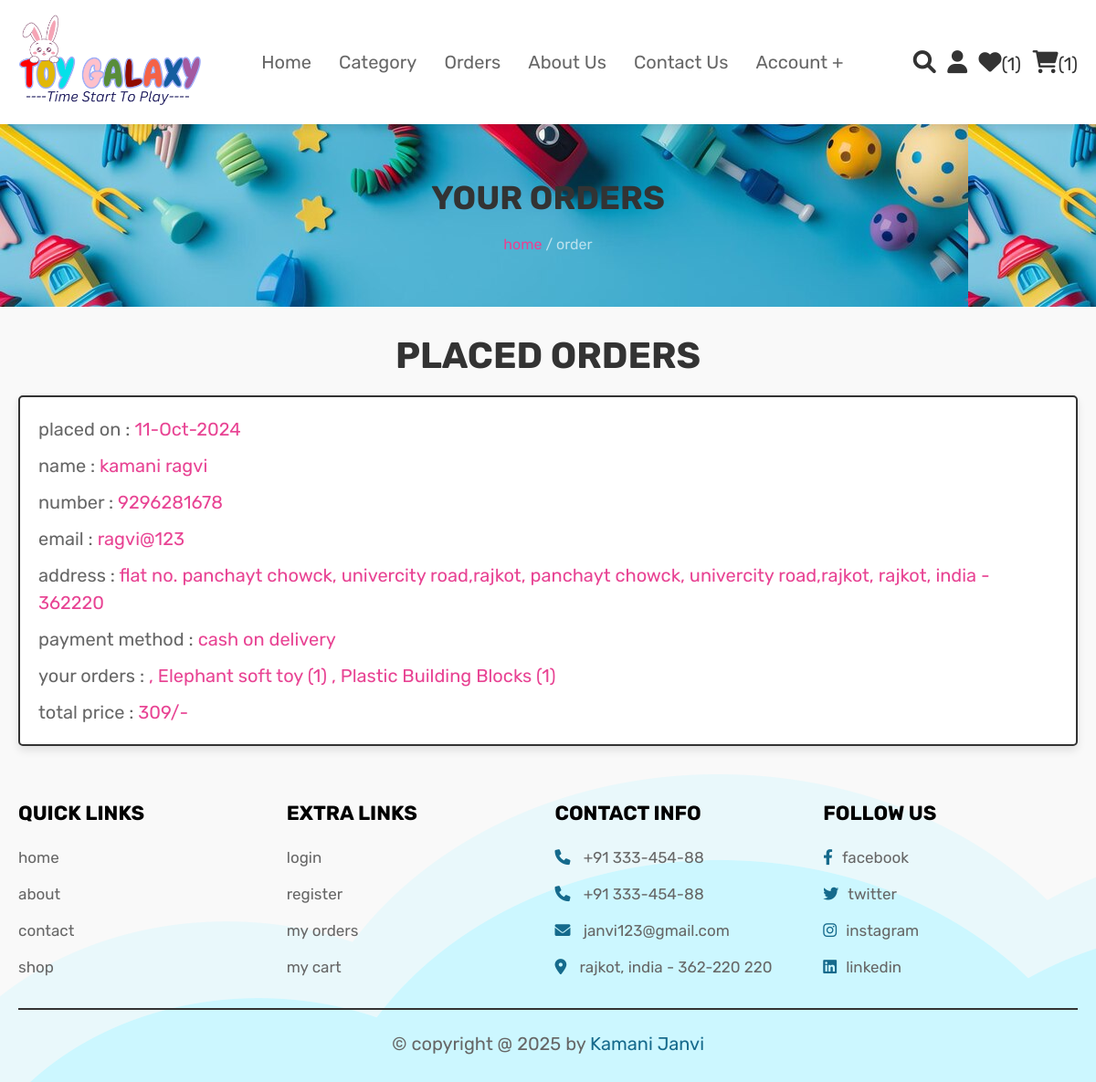
/orders.php, run on the app's committed database.
### tables this page shows
CREATE TABLE `sitesettings` (
  `id` int(5) NOT NULL,
  `sitename` varchar(100) NOT NULL,
  `address` text NOT NULL,
  `phoneno` varchar(12) NOT NULL,
  `email` varchar(100) NOT NULL,
  `image` varchar(100) NOT NULL
);

CREATE TABLE `orders` (
  `id` int(100) NOT NULL,
  `user_id` int(100) NOT NULL,
  `name` varchar(100) NOT NULL,
  `number` varchar(12) NOT NULL,
  `email` varchar(100) NOT NULL,
  `method` varchar(50) NOT NULL,
  `address` varchar(500) NOT NULL,
  `total_products` varchar(1000) NOT NULL,
  `total_price` int(100) NOT NULL,
  `placed_on` varchar(50) NOT NULL
);

### orders.php (the view, shortened to what this page needs)
<?php
@include 'config.php';
?>
<!DOCTYPE html>
<html lang="en">
<head>
   <link rel="stylesheet" href="https://cdnjs.cloudflare.com/ajax/libs/font-awesome/6.0.0/css/all.min.css">
   <link rel="stylesheet" href="css/style.css">
</head>
<body>
<?php
          $settingqry = "select * from sitesettings ";
          $settingresult = mysqli_query($conn,$settingqry) or exit("Settings select fail".mysqli_error($conn));
          $settingrow = mysqli_fetch_array($settingresult);
      ?>
<?php @include 'header.php'; ?>
<section class="heading">
    <h3>your orders</h3>
    <p> <a href="home.php">home</a> / order </p>
</section>
<section class="placed-orders">
    <h1 class="title">placed orders</h1>
    <div class="box-container">
    <?php
        $select_orders = mysqli_query($conn, "SELECT * FROM `orders`") or die('query failed');
        if(mysqli_num_rows($select_orders) > 0){
            while($fetch_orders = mysqli_fetch_assoc($select_orders)){
    ?>
    <div class="box">
        <p> placed on : <span><?php echo $fetch_orders['placed_on']; ?></span> </p>
        <p> name : <span><?php echo $fetch_orders['name']; ?></span> </p>
        <p> number : <span><?php echo $fetch_orders['number']; ?></span> </p>
        <p> email : <span><?php echo $fetch_orders['email']; ?></span> </p>
        <p> address : <span><?php echo $fetch_orders['address']; ?></span> </p>
        <p> payment method : <span><?php echo $fetch_orders['method']; ?></span> </p>
        <p> your orders : <span><?php echo $fetch_orders['total_products']; ?></span> </p>
        <p> total price : <span><?php echo $fetch_orders['total_price']; ?>/-</span> </p>
    </div>
    <?php
        }
    }else{
        echo '<p class="empty">no orders placed yet!</p>';
    }
    ?>
    </div>
</section>
<?php @include 'footer.php'; ?>
</body>
</html>

### header.php (shortened to what this page needs)
<header class="header">
    <div class="flex">
        <a href="home.php" class="logo">
            <?php
                if(isset($settingrow['image']) && $settingrow['image']!=null ){
                    ?>
                        <img src="images/logo/<?php echo $settingrow['image']; ?>" width="200px" height="100px">
                    <?php
                }else{
                    ?>
                        <h1><?php echo $settingrow['sitename']; ?></h1>
                    <?php
                }
            ?>
        </a>
        <nav class="navbar">
            <ul>
                <li><a href="home.php">home</a></li>
                <li><a href="#">Category</a>
                </li>
                <li><a href="orders.php">orders</a></li>
                <li><a href="about.php">about us</a></li>
                <li><a href="contact.php">contact us</a></li>
                <li><a href="#">account +</a>
                </li>
            </ul>
        </nav>
        <div class="icons">
            <a href="search_page.php" class="fas fa-search"></a>
            <div id="user-btn" class="fas fa-user"></div>
            <?php
                $select_wishlist_count = mysqli_query($conn, "SELECT * FROM `wishlist`") or die('query failed');
                $wishlist_num_rows = mysqli_num_rows($select_wishlist_count);
            ?>
            <a href="wishlist.php"><i class="fas fa-heart"></i><span>(<?php echo $wishlist_num_rows; ?>)</span></a>
            <?php
                $select_cart_count = mysqli_query($conn, "SELECT * FROM `cart`") or die('query failed');
                $cart_num_rows = mysqli_num_rows($select_cart_count);
            ?>
            <a href="cart.php"><i class="fas fa-shopping-cart"></i><span>(<?php echo $cart_num_rows; ?>)</span></a>
        </div>
    </div>
</header>

### footer.php
<section class="footer">
    <div class="box-container">
        <div class="box">
            <h3>quick links</h3>
            <a href="home.php">home</a>
            <a href="about.php">about</a>
            <a href="contact.php">contact</a>
            <a href="product.php">shop</a>
        </div>
        <div class="box">
            <h3>extra links</h3>
            <a href="login.php">login</a>
            <a href="register.php">register</a>
            <a href="orders.php">my orders</a>
            <a href="cart.php">my cart</a>
        </div>
        <div class="box">
            <h3>contact info</h3>
            <p> <i class="fas fa-phone"></i> +91 <?php echo $settingrow['phoneno']; ?> </p>
            <p> <i class="fas fa-phone"></i> +91 <?php echo $settingrow['phoneno']; ?> </p>
            <p> <i class="fas fa-envelope"></i> <?php echo $settingrow['email']; ?> </p>
            <p> <i class="fas fa-map-marker-alt"></i> <?php echo $settingrow['address']; ?> </p>
        </div>
        <div class="box">
            <h3>follow us</h3>
            <a href="http://www.facebook.com"><i class="fab fa-facebook-f"></i>facebook</a>
            <a href="http://www.twitter.com"><i class="fab fa-twitter"></i>twitter</a>
            <a href="http://www.instagram.com"><i class="fab fa-instagram"></i>instagram</a>
            <a href="http://www.linkedin.com"><i class="fab fa-linkedin"></i>linkedin</a>
        </div>
    </div>
    <div class="credit">&copy; copyright @ <?php echo date('Y'); ?> by <span>Kamani Janvi</span> </div>
</section>

### css/style.css (style rules this page uses)
:root { --pink:#e84393; --red:#c0392b; --orange:#f39c12; --black:#333; --white:#fff; --light-color:#666; --light-white:#ccc; --light-bg:#f5f5f5; --border:.2rem solid var(--black); --box-shadow:0 .5rem 1rem rgba(0,0,0,.1); }
* { font-family: 'Rubik', sans-serif; margin:0; padding:0; box-sizing: border-box; outline: none; border:none; text-decoration: none; transition:all .2s linear; }
html { font-size: 62.5%; overflow-x: hidden; scroll-behavior: smooth; scroll-padding-top: 6.5rem; }
body { background-image: url() ; }
section { padding:3rem 2rem; }
.heading { display: flex; flex-flow: column; align-items: center; justify-content: center; gap:1rem; background-color: var(--pink); background-image: url(../images/bg6.jpg); text-align: center; min-height: 25vh; }
.heading h3 { font-size: 5.5rem; color:var(--black); text-transform: uppercase; }
.heading p { font-size: 2.5rem; color:var(--light-white); }
.heading p a { color:var(--pink); }
.title { text-align: center; margin-bottom: 2rem; color:var(--black); text-transform: uppercase; font-size: 4rem; }
.header { position: sticky; top:0; left:0; right:0; background-color: var(--white); z-index: 1000; box-shadow: var(--box-shadow); box-sizing: border-box; }
.header .flex { margin: 0 auto; display: flex; align-items: center; justify-content: space-between; padding:1.5rem 2rem; max-width: 1300px; position: relative; }
.header .flex .logo { font-size: 2.5rem; color:var(--pink); background-image: url(../images/logo.png); }
.header .flex .navbar ul { list-style: none; }
.header .flex .navbar ul li { float: left; position: relative; }
.header .flex .navbar ul li a { font-size: 2rem; padding:1rem 1.5rem; display: block; color:var(--light-color); text-transform: capitalize; }
.header .flex .icons > * { font-size: 2.5rem; margin-left: 1rem; color:var(--black); cursor: pointer; }
.header .flex .icons span { font-size: 2rem; }
.placed-orders .box-container { max-width: 1200px; margin:0 auto; display: flex; flex-wrap: wrap; gap:1.5rem; align-items: flex-start; }
.placed-orders .box-container .box { background-color: var(--white); padding:1rem 2rem; border:var(--border); box-shadow: var(--box-shadow); flex:1 1 40rem; border-radius: .5rem; }
.placed-orders .box-container .box p { margin: 1rem 0; font-size: 2rem; line-height: 1.5; color:var(--light-color); }
.placed-orders .box-container .box p span { color:var(--pink); }
.footer { background-image: url(footer-bg.png); }
.footer .box-container { max-width: 1200px; margin:0 auto; display: grid; grid-template-columns: repeat(auto-fit, minmax(27rem, 1fr)); gap:1.5rem; align-items: flex-start; }
.footer .box-container .box h3 { font-size: 2.2rem; color:black; margin-bottom: 1.5rem; text-transform: uppercase; }
.footer .box-container a, .footer .box-container p { font-size: 1.7rem; color:var(--light-color); padding:1rem 0; display: block; }
.footer .box-container a i, .footer .box-container p i { color:rgb(21, 106, 140); padding-right: 1rem; }
.footer .credit { text-align: center; padding-top: 2.5rem; margin-top: 2.5rem; border-top: var(--border); font-size: 2rem; color:var(--light-color); }
.footer .credit span { color:rgb(21, 106, 140); }
body { font-family: Arial, sans-serif; margin: 0; padding: 0; background-color: #f5f5f5; }
body { font-family: Arial, sans-serif; background-color: #f9f9f9; margin: 0; padding: 0; }
.heading { text-align: center; padding: 50px; background-color: #007bff; color: white; }
.heading h3 { margin: 0; font-size: 36px; }
.heading p { margin: 10px 0 0; font-size: 16px; color: #ffffffa0; }

### data on the page
sitesettings: image (picture), phoneno "333-454-88", email "janvi123@gmail.com", address "rajkot, india - 362-220 220"
orders: placed_on "11-Oct-2024", name "kamani ragvi", number "9296281678", email "ragvi@123", address "flat no. panchayt chowck, univercity road,rajkot, panchayt chowck, univercity road,rajkot, rajkot, india - 362220", method "cash on delivery", total_products ", Elephant soft toy (1) , Plastic Building Blocks (1)", total_price "309"

### other printed values
$wishlist_num_rows "1"
$cart_num_rows "1"
